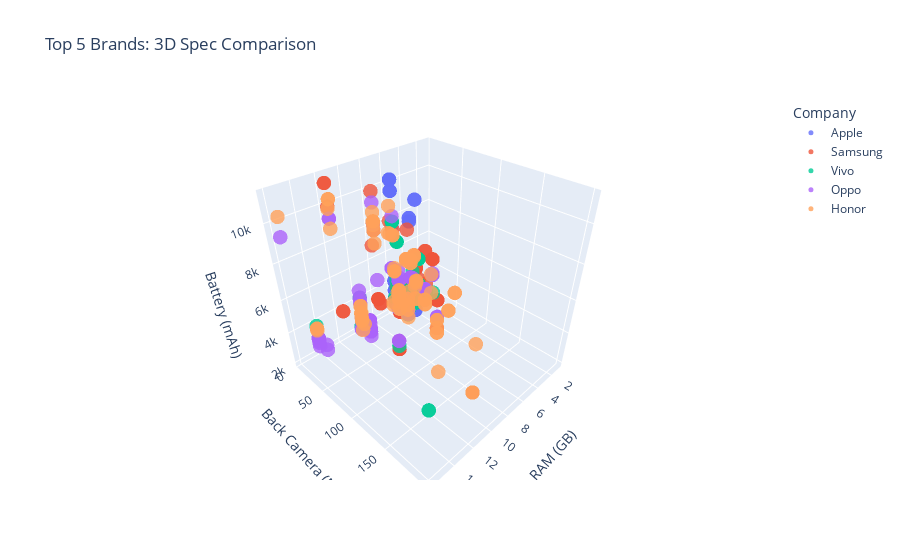

The code cell stored with this chart in its notebook:
### Markdown cell above
### 5.3 Specification Comparison by Brand

### Code cell
# Top 5 Brands and comparinfg their specs

top5_brands = df1['Company'].value_counts().head(5).index
brand_specs = pd.DataFrame()

# Plotting a 3d Graph for the Top 5 Brands
fig = px.scatter_3d(
    df1[df1['Company'].isin(top5_brands)],
    x='RAM',
    y='Back Camera',
    z='Battery Capacity',
    color='Company',
    hover_data=['Model Name', 'Screen Size', 'Launched Price (India)'],
    title='Top 5 Brands: 3D Spec Comparison'
)

fig.update_traces(marker=dict(size=5, opacity=0.8), selector=dict(mode='markers'))
fig.update_layout(scene=dict(
    xaxis_title='RAM (GB)',
    yaxis_title='Back Camera (MP)',
    zaxis_title='Battery (mAh)'
))
fig.show()

### Figure 1 — Plotly figure (JSON) as saved in the notebook; plotly's stock layout.template omitted (floating-point values rounded to 4 significant figures; data arrays with more than 128 entries replaced by an {"elided": "..."} marker saying what was removed)
{"data": [{"customdata": {"elided": "97x3 mixed values"}, "hovertemplate": "Company=Apple<br>RAM=%{x}<br>Back Camera=%{y}<br>Battery Capacity=%{z}<br>Model Name=%{customdata[0]}<br>Screen Size=%{customdata[1]}<br>Launched Price (India)=%{customdata[2]}<extra></extra>", "legendgroup": "Apple", "marker": {"color": "#636efa", "opacity": 0.8, "size": 5, "symbol": "circle"}, "mode": "markers", "name": "Apple", "scene": "scene", "showlegend": true, "type": "scatter3d", "x": [6, 6, 6, 6, 6, 6, 6, 8, 8, 6, 8, 8, 6, 6, 6, 6, 6, 6, 6, 8, 8, 6, 8, 8, 6, 6, 6, 6, 6, 6, 6, 8, 8, 6, 8, 8, 4, 4, 4, 4, 4, 4, 6, 6, 6, 6, 6, 6, 4, 4, 4, 4, 4, 4, 6, 6, 6, 6, 6, 6, 4, 4, 4, 4, 4, 4, 4, 4, 4, 3, 3, 4, 4, 4, 4, 4, 4, 3, 3, 3, 4, 4, 3, 3, 3, 3, 4, 4, 6, 6, 6, 6, 6, 6, 6, 6, 6], "y": [48, 48, 48, 48, 48, 48, 50, 50, 50, 48, 48, 48, 48, 48, 48, 48, 48, 48, 48, 48, 48, 48, 48, 48, 12, 12, 12, 12, 12, 12, 48, 48, 48, 48, 48, 48, 12, 12, 12, 12, 12, 12, 12, 12, 12, 12, 12, 12, 12, 12, 12, 12, 12, 12, 12, 12, 12, 12, 12, 12, 12, 12, 12, 12, 12, 12, 12, 12, 12, 12, 12, 12, 12, 12, 12, 12, 12, 12, 12, 12, 12, 12, 8, 8, 8, 8, 12, 12, 12, 12, 12, 12, 12, 12, 12, 12, 12], "z": [3600, 3600, 3600, 4200, 4200, 4200, 4400, 4400, 4400, 4500, 4500, 4500, 3200, 3200, 3200, 4300, 4300, 4300, 4400, 4400, 4400, 4500, 4500, 4500, 3200, 3200, 3200, 4325, 4325, 4325, 4200, 4200, 4200, 4500, 4500, 4500, 2438, 2438, 2438, 3240, 3240, 3240, 3095, 3095, 3095, 4352, 4352, 4352, 2227, 2227, 2227, 2815, 2815, 2815, 2815, 2815, 2815, 3687, 3687, 3687, 3110, 3110, 3110, 3046, 3046, 3046, 3969, 3969, 3969, 2716, 2716, 2658, 2658, 2658, 3174, 3174, 3174, 2942, 2942, 2942, 7608, 7608, 8612, 8612, 5124, 5124, 7812, 7812, 7812, 9720, 9720, 9720, 10307, 10307, 10307, 10307, 10307]}, {"customdata": {"elided": "88x3 mixed values"}, "hovertemplate": "Company=Samsung<br>RAM=%{x}<br>Back Camera=%{y}<br>Battery Capacity=%{z}<br>Model Name=%{customdata[0]}<br>Screen Size=%{customdata[1]}<br>Launched Price (India)=%{customdata[2]}<extra></extra>", "legendgroup": "Samsung", "marker": {"color": "#EF553B", "opacity": 0.8, "size": 5, "symbol": "circle"}, "mode": "markers", "name": "Samsung", "scene": "scene", "showlegend": true, "type": "scatter3d", "x": [12, 12, 8, 8, 8, 8, 12, 12, 8, 8, 8, 8, 12, 12, 8, 8, 8, 8, 12, 12, 8, 8, 12, 12, 8, 8, 6, 6, 6, 6, 6, 6, 4, 4, 4, 4, 8, 8, 6, 6, 4, 4, 4, 4, 8, 8, 6, 6, 4, 4, 12, 12, 8, 8, 12, 12, 8, 8, 6, 4, 4, 3, 4, 2, 6, 4, 4, 12, 12, 12, 12, 8, 6, 12, 8, 8, 8, 4, 4, 3, 6, 6, 4, 1.5, 1.5, 12, 12, 12], "y": [200, 200, 50, 50, 50, 50, 200, 200, 50, 50, 50, 50, 108, 108, 50, 50, 50, 50, 50, 50, 12, 12, 50, 50, 12, 12, 50, 50, 48, 48, 50, 50, 50, 50, 50, 50, 108, 108, 50, 50, 50, 50, 13, 13, 108, 108, 50, 50, 50, 50, 108, 108, 108, 108, 16, 16, 16, 16, 50, 16, 16, 13, 13, 13, 16, 16, 16, 108, 108, 13, 13, 13, 8, 13, 13, 13, 8, 8, 8, 8, 13, 13, 13, 5, 5, 50, 50, 50], "z": [5000, 5000, 4800, 4800, 4000, 4000, 5000, 5000, 4700, 4700, 3900, 3900, 5000, 5000, 4500, 4500, 3800, 3800, 4400, 4400, 3700, 3700, 4400, 4400, 3700, 3700, 5000, 5000, 5000, 5000, 5000, 5000, 5000, 5000, 5000, 5000, 6000, 6000, 6000, 6000, 6000, 6000, 5000, 5000, 6000, 6000, 6000, 6000, 6000, 6000, 4500, 4500, 4300, 4300, 4300, 4300, 3500, 3500, 4050, 3000, 3500, 3600, 3300, 3000, 4000, 3300, 2600, 4500, 4500, 11200, 10090, 8400, 8000, 11200, 10090, 8000, 7040, 5100, 7040, 5100, 5050, 7600, 5050, 5000, 5000, 4400, 4400, 4400]}, {"customdata": {"elided": "86x3 mixed values"}, "hovertemplate": "Company=Vivo<br>RAM=%{x}<br>Back Camera=%{y}<br>Battery Capacity=%{z}<br>Model Name=%{customdata[0]}<br>Screen Size=%{customdata[1]}<br>Launched Price (India)=%{customdata[2]}<extra></extra>", "legendgroup": "Vivo", "marker": {"color": "#00cc96", "opacity": 0.8, "size": 5, "symbol": "circle"}, "mode": "markers", "name": "Vivo", "scene": "scene", "showlegend": true, "type": "scatter3d", "x": [12, 12, 16, 16, 16, 8, 12, 8, 8, 12, 12, 16, 6, 4, 6, 3, 2, 4, 4, 4, 1, 3, 8, 8, 8, 8, 3, 4, 6, 6, 3, 3, 6, 6, 8, 8, 4, 3, 4, 6, 6, 4, 8, 8, 8, 4, 12, 12, 8, 8, 8, 8, 6, 6, 6, 6, 8, 8, 6, 8, 8, 8, 8, 8, 8, 8, 8, 8, 12, 12, 8, 8, 8, 8, 8, 8, 12, 12, 4, 4, 6, 8, 6, 6, 8, 8], "y": [50, 50, 200, 200, 50, 64, 64, 50, 64, 108, 64, 50, 16, 16, 16, 13, 13, 16, 13, 13, 13, 13, 48, 48, 48, 48, 13, 13, 48, 48, 13, 13, 48, 48, 48, 48, 13, 13, 16, 16, 12, 12, 64, 64, 50, 50, 48, 48, 64, 64, 50, 50, 64, 64, 48, 48, 50, 50, 50, 50, 64, 64, 50, 50, 50, 50, 64, 64, 50, 50, 64, 64, 64, 64, 64, 64, 50, 50, 13, 13, 13, 50, 13, 13, 50, 50], "z": [6000, 6000, 6000, 6000, 5700, 4100, 5000, 5000, 4500, 4700, 4500, 5000, 3315, 3260, 4000, 3260, 2300, 3055, 4030, 3000, 2000, 3000, 4500, 4500, 4100, 4100, 5000, 5000, 4500, 4500, 5000, 5000, 4000, 4000, 4000, 4000, 5000, 5000, 4500, 4500, 3200, 3200, 4050, 4050, 5000, 5000, 4200, 4200, 4000, 4000, 5000, 5000, 5000, 5000, 3700, 3700, 4450, 4450, 5000, 5000, 4200, 4200, 4600, 4600, 4600, 4600, 4830, 4830, 4870, 4870, 4500, 4500, 4500, 4500, 4200, 4200, 4700, 4700, 5000, 5000, 8040, 8040, 8040, 8040, 8040, 8040]}, {"customdata": {"elided": "129x3 mixed values"}, "hovertemplate": "Company=Oppo<br>RAM=%{x}<br>Back Camera=%{y}<br>Battery Capacity=%{z}<br>Model Name=%{customdata[0]}<br>Screen Size=%{customdata[1]}<br>Launched Price (India)=%{customdata[2]}<extra></extra>", "legendgroup": "Oppo", "marker": {"color": "#ab63fa", "opacity": 0.8, "size": 5, "symbol": "circle"}, "mode": "markers", "name": "Oppo", "scene": "scene", "showlegend": true, "type": "scatter3d", "x": {"elided": "129 int values"}, "y": {"elided": "129 int values"}, "z": {"elided": "129 int values"}}, {"customdata": {"elided": "91x3 mixed values"}, "hovertemplate": "Company=Honor<br>RAM=%{x}<br>Back Camera=%{y}<br>Battery Capacity=%{z}<br>Model Name=%{customdata[0]}<br>Screen Size=%{customdata[1]}<br>Launched Price (India)=%{customdata[2]}<extra></extra>", "legendgroup": "Honor", "marker": {"color": "#FFA15A", "opacity": 0.8, "size": 5, "symbol": "circle"}, "mode": "markers", "name": "Honor", "scene": "scene", "showlegend": true, "type": "scatter3d", "x": [4, 8, 8, 12, 6, 6, 8, 6, 8, 4, 8, 8, 8, 8, 6, 6, 8, 6, 8, 8, 12, 8, 8, 8, 6, 6, 8, 6, 6, 8, 8, 12, 12, 8, 8, 12, 6, 6, 4, 6, 8, 12, 16, 12, 8, 12, 8, 6, 6, 4, 6, 8, 12, 16, 12, 12, 12, 8, 6, 6, 4, 6, 8, 12, 16, 12, 4, 3, 4, 6, 8, 6, 4, 3, 6, 8, 8, 12, 6, 4, 12, 16, 4, 3, 8, 8, 12, 6, 8, 12, 8], "y": [48, 40, 50, 50, 64, 40, 48, 64, 40, 48, 50, 108, 108, 108, 64, 64, 64, 13, 50, 50, 50, 108, 108, 64, 48, 48, 64, 13, 13, 50, 50, 50, 50, 54, 54, 54, 50, 50, 13, 13, 50, 50, 50, 50, 160, 160, 64, 108, 100, 13, 50, 50, 50, 50, 50, 200, 200, 64, 108, 100, 13, 50, 50, 50, 50, 50, 5, 5, 5, 13, 13, 5, 5, 5, 13, 13, 13, 13, 8, 5, 13, 16, 5, 5, 13, 13, 16, 8, 13, 16, 13], "z": [3750, 4000, 4000, 4000, 4000, 4300, 5000, 4300, 4200, 5000, 4000, 4300, 4000, 4000, 4300, 4000, 3800, 5000, 4600, 4600, 4600, 4800, 4800, 4300, 4800, 4000, 5000, 5000, 5000, 4800, 4600, 4600, 4750, 4800, 4500, 4500, 5100, 4000, 5200, 5200, 5100, 5100, 5450, 5000, 4800, 4800, 4600, 5800, 4500, 5000, 5200, 5200, 5500, 5550, 5000, 5000, 5000, 4600, 5800, 4500, 5000, 5200, 5200, 5500, 5550, 5000, 5100, 5100, 5100, 7250, 7250, 7250, 5100, 5000, 7250, 8500, 8300, 9000, 7250, 5100, 10000, 10500, 5000, 5100, 8000, 8500, 10500, 8850, 9000, 10500, 8500]}], "layout": {"legend": {"title": {"text": "Company"}, "tracegroupgap": 0}, "scene": {"domain": {"x": [0, 1], "y": [0, 1]}, "xaxis": {"title": {"text": "RAM (GB)"}}, "yaxis": {"title": {"text": "Back Camera (MP)"}}, "zaxis": {"title": {"text": "Battery (mAh)"}}}, "title": {"text": "Top 5 Brands: 3D Spec Comparison"}}}
